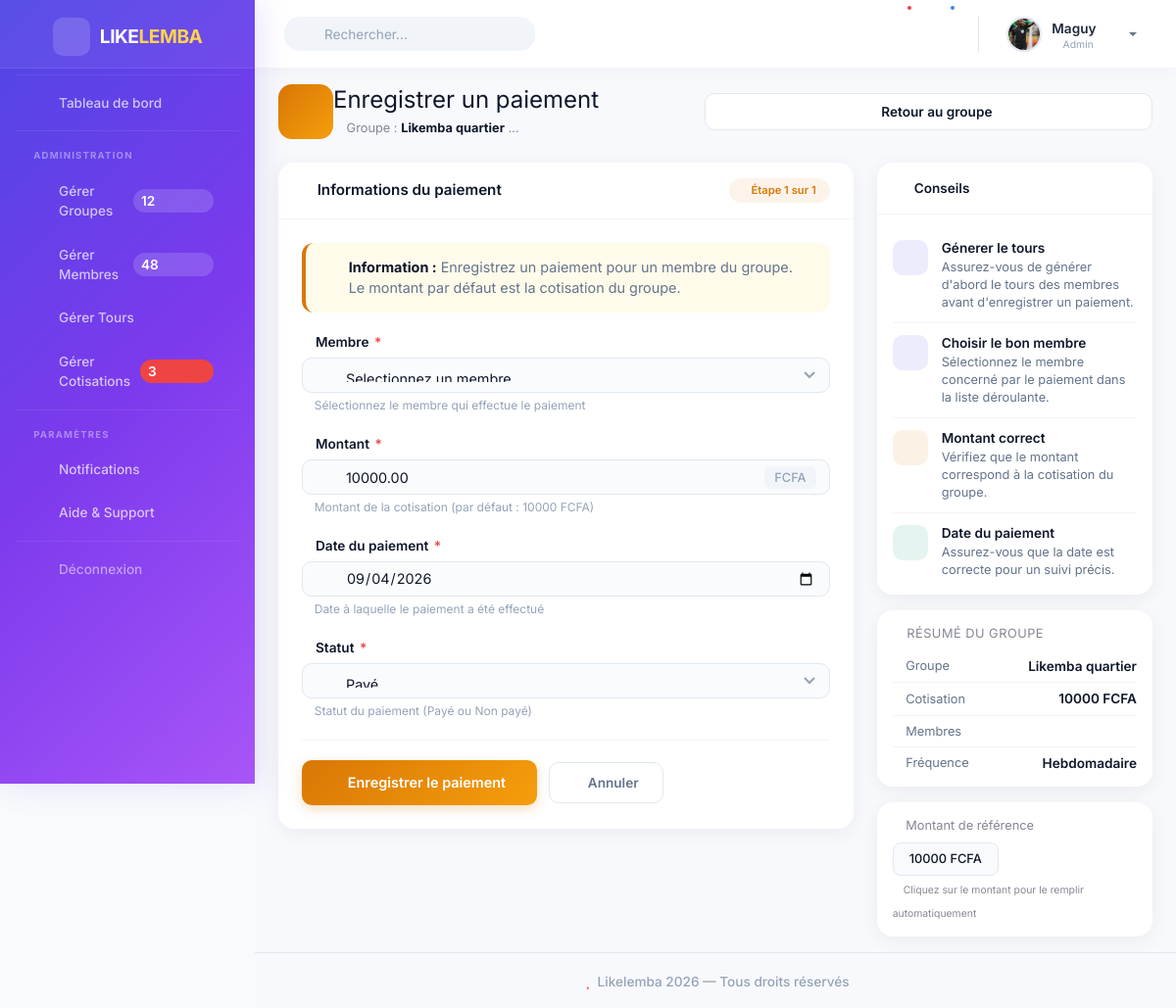
/groupes/7/paiements/add/ (signed in), run on the app's committed database.
### authentification/models.py (models this page shows)
class Utilisateur(AbstractUser):
    telephone = models.CharField(max_length=20)
    ROLE_CHOICES = [
        ('ADMIN', 'Admin'),
        ('MEMBRE', 'Membre')
    ]
    role = models.CharField(max_length=10, choices=ROLE_CHOICES)
    photo = models.ImageField(upload_to='profiles/', null=True, blank=True)
    is_verified = models.BooleanField(default=False)

### likelemba_app/models.py (models this page shows)
class Groupe(models.Model):
    FREQUENCE_CHOICES = [
        ('QUOTIDIEN', 'Quotidien'),
        ('HEBDOMADAIRE', 'Hebdomadaire'),
        ('MENSUEL', 'Mensuel'),
        ('ANNUEL', 'Annuel')
    ]
    STATUT_CHOICES = [
        ('ACTIF', 'Actif'),
        ('TERMINE', 'Terminé')
    ]
    nom = models.CharField(max_length=100)
    montant_cotisation = models.DecimalField(
        max_digits=10,
        decimal_places=2
    )
    frequence = models.CharField(max_length=20, choices=FREQUENCE_CHOICES)
    date_debut = models.DateField()
    statut = models.CharField(max_length=20, choices = STATUT_CHOICES, default='ACTIF')
    date_creation = models.DateTimeField(auto_now_add=True, null=True)
    admin = models.ForeignKey(
        Utilisateur,
        on_delete=models.CASCADE
    )
    def __str__(self):
        return self.nom

### likelemba_app/views.py (the view)
# urls.py: path('groupes/<int:groupe_id>/paiements/add/', ajouter_paiement, name='ajouter_paiement'),
@login_required(login_url="login")
def ajouter_paiement(request, groupe_id):
    if request.user.role != 'ADMIN':
        return redirect('dashboard_membre')
    groupe = get_object_or_404(Groupe, id=groupe_id, admin=request.user)
    if request.method == 'POST':
        form = PaiementForm(request.POST, groupe=groupe)
        if form.is_valid():
            paiement = form.save(commit=False)
            tour = Tour.objects.filter(
                membre=paiement.membre,
                statut='EN_ATTENTE'
            ).first()
            if not tour:
                messages.error(
                    request,
                    "Aucun tour en attente trouvé."
                )
                return redirect(
                    'ajouter_paiement',
                    groupe_id=groupe.id
                )
            paiement.tour = tour
            paiement.save()
            tour.statut = 'PAYE'
            tour.save()
            messages.success(
                request,
                "Paiement enregistré avec succès."
            )
            return redirect(
                'paiements_groupe',
                groupe_id=groupe.id
            )
    else:
        form = PaiementForm(groupe=groupe)
    return render(request, 'paiements/ajouter_paiement.html', {
        'form': form,
        'groupe': groupe
    })

### likelemba/templates/paiements/ajouter_paiement.html (shortened to what this page needs)
{% extends 'base.html' %}
{% load static %}
{% block content %}
<div class="page-header mb-3 mb-md-4">
    <div class="d-flex flex-column flex-sm-row justify-content-between align-items-start align-items-sm-center gap-3">
        <div class="d-flex align-items-center gap-3 w-100 w-sm-auto">
            <div class="group-avatar-large" style="background: linear-gradient(135deg, #d97706, #f59e0b); flex-shrink: 0;">
                <i class="fas fa-coins"></i>
            </div>
            <div class="min-width-0">
                <h1 class="h4 h-md-3 mb-1 fw-bold" style="color: #0f172a;">
                    Enregistrer un paiement
                </h1>
                <p class="text-muted small mb-0 text-truncate" style="max-width: 200px;">
                    <i class="fas fa-layer-group me-1" style="color: #4f46e5;"></i>
                    Groupe : <strong style="color: #0f172a;">{{ groupe.nom }}</strong>
                    <span class="bullet">•</span>
                    <i class="fas fa-coins me-1" style="color: #d97706;"></i>
                </p>
            </div>
        </div>
        <a href="{% url 'paiements_groupe' groupe.id %}" class="btn btn-outline-modern w-100 w-sm-auto">
            <i class="fas fa-arrow-left me-1"></i>
            <span class="d-none d-sm-inline">Retour au groupe</span>
        </a>
    </div>
</div>
<div class="row g-3 g-md-4">
    <div class="col-12 col-lg-8">
        <div class="card-modern">
            <div class="card-modern-header d-flex flex-wrap justify-content-between align-items-center gap-2">
                <span class="card-modern-title">
                    <i class="fas fa-hand-holding-usd me-2" style="color: #d97706;"></i>
                    Informations du paiement
                </span>
                <span class="badge-step">
                    <i class="fas fa-circle me-1" style="font-size: 0.4rem;"></i>
                    Étape 1 sur 1
                </span>
            </div>
            <div class="card-modern-body">
                <div class="info-banner" style="border-left-color: #d97706;">
                    <i class="fas fa-info-circle" style="color: #d97706; font-size: 1.1rem;"></i>
                    <div>
                        <strong style="color: #0f172a;">Information :</strong>
                        <span style="color: #64748b;">
                            Enregistrez un paiement pour un membre du groupe. Le montant par défaut est la cotisation du groupe.
                        </span>
                    </div>
                </div>
                <form method="POST" id="paymentForm" novalidate>
                    <div class="form-group-modern">
                        <label for="id_membre" class="form-label-modern">
                            <i class="fas fa-user me-1" style="color: #4f46e5;"></i>
                            Membre
                            <span class="required">*</span>
                        </label>
                        <div class="input-wrapper-modern">
                            {{ form.membre }}
                        </div>
                        <small class="form-hint">
                            <i class="fas fa-info-circle me-1"></i>
                            Sélectionnez le membre qui effectue le paiement
                        </small>
                    </div>
                    <div class="form-group-modern">
                        <label for="id_montant" class="form-label-modern">
                            <i class="fas fa-coins me-1" style="color: #d97706;"></i>
                            Montant
                            <span class="required">*</span>
                        </label>
                        <div class="input-wrapper-modern">
                            {{ form.montant }}
                            <span class="input-suffix">FCFA</span>
                        </div>
                        <small class="form-hint">
                            <i class="fas fa-info-circle me-1"></i>
                            Montant de la cotisation (par défaut : {{ groupe.montant_cotisation|floatformat:0 }} FCFA)
                        </small>
                    </div>
                    <div class="form-group-modern">
                        <label for="id_date_paiement" class="form-label-modern">
                            <i class="fas fa-calendar-alt me-1" style="color: #7c3aed;"></i>
                            Date du paiement
                            <span class="required">*</span>
                        </label>
                        <div class="input-wrapper-modern">
                            {{ form.date_paiement }}
                        </div>
                        <small class="form-hint">
                            <i class="fas fa-info-circle me-1"></i>
                            Date à laquelle le paiement a été effectué
                        </small>
                    </div>
                    <div class="form-group-modern">
                        <label for="id_statut" class="form-label-modern">
                            <i class="fas fa-check-circle me-1" style="color: #059669;"></i>
                            Statut
                            <span class="required">*</span>
                        </label>
                        <div class="input-wrapper-modern">
                            {{ form.statut }}
                        </div>
                        <small class="form-hint">
                            <i class="fas fa-info-circle me-1"></i>
                            Statut du paiement (Payé ou Non payé)
                        </small>
                    </div>
                    <div class="form-actions">
                        <button type="submit" class="btn-submit" id="submitBtn">
                            <span class="btn-text">
                                <i class="fas fa-save me-2"></i>
                                Enregistrer le paiement
                            </span>
                        </button>
                        <a href="{% url 'paiements_groupe' groupe.id %}" class="btn-cancel-form">
                            <i class="fas fa-times me-1"></i>
                            Annuler
                        </a>
                    </div>
                </form>
            </div>
        </div>
    </div>
    <div class="col-12 col-lg-4">
        <div class="card-modern">
            <div class="card-modern-header">
                <span class="card-modern-title" style="font-size: 0.85rem;">
                    <i class="fas fa-lightbulb me-2" style="color: #f59e0b;"></i>
                    Conseils
                </span>
            </div>
            <div class="card-modern-body" style="padding: 14px 16px 16px;">
                <div class="tip-item">
                    <div class="tip-icon" style="background: rgba(79, 70, 229, 0.1); color: #4f46e5;">
                        <i class="fas fa-sync-alt"></i>
                    </div>
                    <div>
                        <h6>Génerer le tours</h6>
                        <p>Assurez-vous de générer d'abord le tours des membres avant d'enregistrer un paiement.</p>
                    </div>
                </div>
                <div class="tip-item">
                    <div class="tip-icon" style="background: rgba(79, 70, 229, 0.1); color: #4f46e5;">
                        <i class="fas fa-user-check"></i>
                    </div>
                    <div>
                        <h6>Choisir le bon membre</h6>
                        <p>Sélectionnez le membre concerné par le paiement dans la liste déroulante.</p>
                    </div>
                </div>
                <div class="tip-item">
                    <div class="tip-icon" style="background: rgba(217, 119, 6, 0.1); color: #d97706;">
                        <i class="fas fa-coins"></i>
                    </div>
                    <div>
                        <h6>Montant correct</h6>
                        <p>Vérifiez que le montant correspond à la cotisation du groupe.</p>
                    </div>
                </div>
                <div class="tip-item" style="border-bottom: none; padding-bottom: 0;">
                    <div class="tip-icon" style="background: rgba(5, 150, 105, 0.1); color: #059669;">
                        <i class="fas fa-calendar-check"></i>
                    </div>
                    <div>
                        <h6>Date du paiement</h6>
                        <p>Assurez-vous que la date est correcte pour un suivi précis.</p>
                    </div>
                </div>
            </div>
        </div>
        <div class="card-modern mt-3">
            <div class="card-modern-body" style="padding: 14px 16px;">
                <p class="text-muted small mb-2 fw-semibold text-uppercase" style="letter-spacing: 0.5px;">
                    <i class="fas fa-file-alt me-1"></i>
                    Résumé du groupe
                </p>
                <div class="summary-item">
                    <span class="summary-label">
                        <i class="fas fa-layer-group me-1" style="color: #4f46e5;"></i>
                        Groupe
                    </span>
                    <span class="summary-value">{{ groupe.nom }}</span>
                </div>
                <div class="summary-item">
                    <span class="summary-label">
                        <i class="fas fa-coins me-1" style="color: #d97706;"></i>
                        Cotisation
                    </span>
                    <span class="summary-value">{{ groupe.montant_cotisation|floatformat:0 }} FCFA</span>
                </div>
                <div class="summary-item">
                    <span class="summary-label">
                        <i class="fas fa-users me-1" style="color: #4f46e5;"></i>
                        Membres
                    </span>
                </div>
                <div class="summary-item" style="border-bottom: none; padding-bottom: 0;">
                    <span class="summary-label">
                        <i class="fas fa-clock me-1" style="color: #059669;"></i>
                        Fréquence
                    </span>
                    <span class="summary-value">{{ groupe.get_frequence_display }}</span>
                </div>
            </div>
        </div>
        <div class="card-modern mt-3" style="border-color: #f1f5f9;">
            <div class="card-modern-body" style="padding: 14px 16px;">
                <p class="text-muted small mb-2">
                    <i class="fas fa-calculator me-1"></i>
                    Montant de référence
                </p>
                <div style="display: flex; gap: 8px; flex-wrap: wrap;">
                    <button type="button" class="quick-amount" data-amount="{{ groupe.montant_cotisation|floatformat:0 }}">
                        {{ groupe.montant_cotisation|floatformat:0 }} FCFA
                    </button>
                </div>
                <small class="text-muted" style="font-size: 0.65rem;">
                    <i class="fas fa-hand-pointer me-1"></i>
                    Cliquez sur le montant pour le remplir automatiquement
                </small>
            </div>
        </div>
    </div>
</div>
{% endblock %}

### likelemba/templates/components/navbar.html (shortened to what this page needs)
{% load static %}
<nav class="navbar navbar-expand navbar-light bg-white topbar mb-0 static-top shadow-sm">
    <form class="d-none d-sm-inline-block form-inline mr-auto my-2 my-md-0">
        <div class="search-wrapper">
            <i class="fas fa-search search-icon"></i>
            <input type="text" class="form-control" placeholder="Rechercher...">
        </div>
    </form>
    <ul class="navbar-nav ml-auto align-items-center" style="flex-direction: row; gap: 2px;">
        <li class="nav-item">
            <a class="nav-link" href="#" role="button" style="position: relative;">
                <i class="fas fa-bell fa-fw" style="font-size: 1.1rem;"></i>
                <span class="badge-dot"></span>
            </a>
        </li>
        <li class="nav-item">
            <a class="nav-link" href="#" role="button" style="position: relative;">
                <i class="fas fa-envelope fa-fw" style="font-size: 1.1rem;"></i>
                <span class="badge-dot blue"></span>
            </a>
        </li>
        <li class="nav-item">
            <a class="nav-link dropdown-toggle user-profile" href="#" id="userDropdown" role="button" data-toggle="dropdown" aria-haspopup="true" aria-expanded="false">
                {% if request.user.photo %}
                    <img src="{{ request.user.photo.url }}" alt="Photo de profil">
                {% else %}
                    <img src="{% static 'img/undraw_profile_2.svg' %}" alt="Photo de profil">
                {% endif %}
                <div class="user-info d-none d-lg-block">
                    <span class="user-name">{{ request.user.username }}</span>
                    <span class="user-role">
                        <i class="fas fa-circle" style="color: #22c55e;"></i>
                        {{ request.user.get_role_display }}
                    </span>
                </div>
                <i class="fas fa-chevron-down chevron"></i>
            </a>
        </li>
    </ul>
</nav>

### data on the page
Utilisateur: user.photo (picture), user.username "Maguy", user.role "Admin"
Groupe: nom "Likemba quartier", montant_cotisation "10000", frequence "Hebdomadaire"
